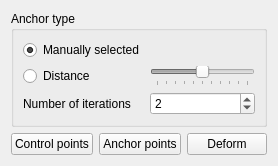
<?xml version="1.0" encoding="UTF-8"?>
<ui version="4.0">
 <class>arap_widget</class>
 <widget class="QWidget" name="arap_widget">
  <property name="geometry">
   <rect>
    <x>0</x>
    <y>0</y>
    <width>340</width>
    <height>175</height>
   </rect>
  </property>
  <property name="windowTitle">
   <string>As-rigid-as-possible Deformation</string>
  </property>
  <layout class="QVBoxLayout" name="verticalLayout">
   <property name="sizeConstraint">
    <enum>QLayout::SetFixedSize</enum>
   </property>
   <item>
    <widget class="QGroupBox" name="groupBox">
     <property name="title">
      <string>Anchor type</string>
     </property>
     <layout class="QFormLayout" name="formLayout">
      <property name="fieldGrowthPolicy">
       <enum>QFormLayout::AllNonFixedFieldsGrow</enum>
      </property>
      <item row="0" column="0">
       <widget class="QRadioButton" name="manualAnchor">
        <property name="text">
         <string>Manually selected</string>
        </property>
        <property name="checked">
         <bool>true</bool>
        </property>
        <attribute name="buttonGroup">
         <string notr="true">anchorModes</string>
        </attribute>
       </widget>
      </item>
      <item row="1" column="0">
       <widget class="QRadioButton" name="distanceAnchor">
        <property name="text">
         <string>Distance</string>
        </property>
        <property name="checked">
         <bool>false</bool>
        </property>
        <attribute name="buttonGroup">
         <string notr="true">anchorModes</string>
        </attribute>
       </widget>
      </item>
      <item row="1" column="1">
       <widget class="QSlider" name="distanceSlider">
        <property name="enabled">
         <bool>false</bool>
        </property>
        <property name="maximum">
         <number>100</number>
        </property>
        <property name="value">
         <number>50</number>
        </property>
        <property name="orientation">
         <enum>Qt::Horizontal</enum>
        </property>
        <property name="tickPosition">
         <enum>QSlider::TicksBelow</enum>
        </property>
       </widget>
      </item>
      <item row="2" column="0">
       <widget class="QLabel" name="label">
        <property name="text">
         <string>Number of iterations</string>
        </property>
       </widget>
      </item>
      <item row="2" column="1">
       <widget class="QSpinBox" name="numIterations">
        <property name="minimum">
         <number>1</number>
        </property>
        <property name="maximum">
         <number>1024</number>
        </property>
        <property name="value">
         <number>2</number>
        </property>
       </widget>
      </item>
     </layout>
    </widget>
   </item>
   <item>
    <layout class="QHBoxLayout" name="horizontalLayout_2">
     <item>
      <widget class="QPushButton" name="controlButton">
       <property name="text">
        <string>Control points</string>
       </property>
       <property name="icon">
        <iconset resource="surfacemesh_mode_arapdeform.qrc">
         <normaloff>:/images/control_points.png</normaloff>:/images/control_points.png</iconset>
       </property>
       <property name="iconSize">
        <size>
         <width>36</width>
         <height>32</height>
        </size>
       </property>
      </widget>
     </item>
     <item>
      <widget class="QPushButton" name="anchorButton">
       <property name="text">
        <string>Anchor points</string>
       </property>
       <property name="icon">
        <iconset resource="surfacemesh_mode_arapdeform.qrc">
         <normaloff>:/images/anchor_points.png</normaloff>:/images/anchor_points.png</iconset>
       </property>
       <property name="iconSize">
        <size>
         <width>36</width>
         <height>32</height>
        </size>
       </property>
      </widget>
     </item>
     <item>
      <widget class="QPushButton" name="deformButton">
       <property name="text">
        <string>Deform</string>
       </property>
       <property name="icon">
        <iconset resource="surfacemesh_mode_arapdeform.qrc">
         <normaloff>:/images/deform.png</normaloff>:/images/deform.png</iconset>
       </property>
       <property name="iconSize">
        <size>
         <width>32</width>
         <height>32</height>
        </size>
       </property>
      </widget>
     </item>
    </layout>
   </item>
  </layout>
 </widget>
 <resources>
  <include location="surfacemesh_mode_arapdeform.qrc"/>
 </resources>
 <connections/>
 <buttongroups>
  <buttongroup name="anchorModes"/>
 </buttongroups>
</ui>
